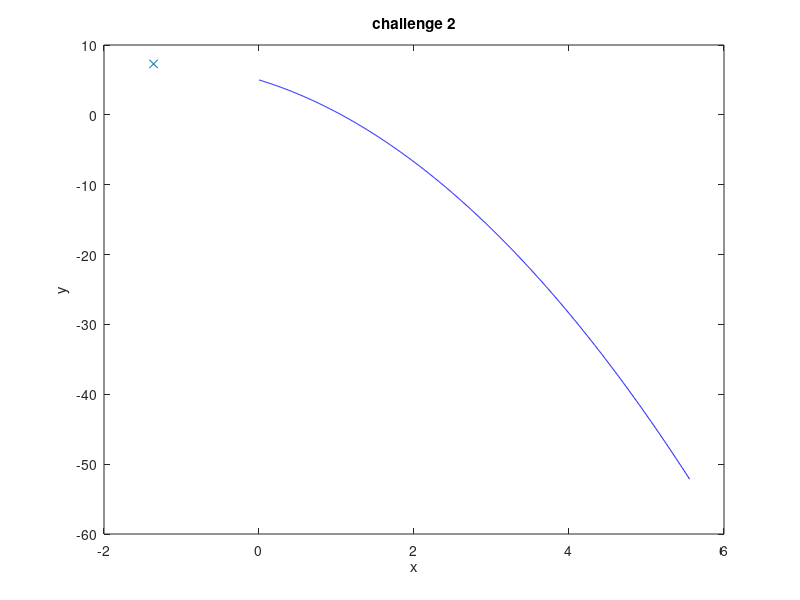

The MATLAB source for this figure:
theta = input('Enter an angle between 0 and 2*pi radians')
u = input('Enter an initial trajectory speed')
g = input('Enter a value for the strength of gravity')
h = input('Enter a launch height')

a = cos(theta)
b = sin(theta)
c = tan(theta)

R = ((u^2)/g)+(b*a + a*(b^2 + ((2*g*h)/(u^2))))

x = 0:R/1000:R
y = h+(c.*x)-((g/(2*(u^2)))*(1+(c^2))*(x.^2))

x_apogee = ((u^2)/g)*(b*a)
y_apogee = h + ((u^2)/(2*g))*(b^2)


plot(x,y,'b',x_apogee,y_apogee,'x')
xlabel('x')
ylabel('y')
title('challenge 2')
